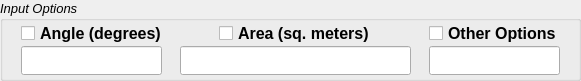
  <widget class="QGroupBox" name="groupBoxOutput">
   <property name="geometry">
    <rect>
     <x>15</x>
     <y>100</y>
     <width>581</width>
     <height>81</height>
    </rect>
   </property>
   <property name="font">
    <font>
     <family>Arial</family>
     <pointsize>10</pointsize>
     <italic>true</italic>
    </font>
   </property>
   <property name="title">
    <string>Input Options</string>
   </property>
   <widget class="QLineEdit" name="lineEditAngle">
    <property name="geometry">
     <rect>
      <x>21</x>
      <y>46</y>
      <width>141</width>
      <height>29</height>
     </rect>
    </property>
    <property name="font">
     <font>
      <pointsize>11</pointsize>
      <weight>75</weight>
      <italic>false</italic>
      <bold>true</bold>
     </font>
    </property>
    <property name="alignment">
     <set>Qt::AlignRight|Qt::AlignTrailing|Qt::AlignVCenter</set>
    </property>
   </widget>
   <widget class="QCheckBox" name="checkBoxAngle">
    <property name="geometry">
     <rect>
      <x>21</x>
      <y>23</y>
      <width>141</width>
      <height>20</height>
     </rect>
    </property>
    <property name="font">
     <font>
      <family>Arial</family>
      <pointsize>12</pointsize>
      <weight>75</weight>
      <italic>false</italic>
      <bold>true</bold>
     </font>
    </property>
    <property name="toolTip">
     <string>Minimum Angle Quality Constrain</string>
    </property>
    <property name="text">
     <string>Angle (degrees)</string>
    </property>
   </widget>
   <widget class="QLineEdit" name="lineEditArea">
    <property name="geometry">
     <rect>
      <x>180</x>
      <y>46</y>
      <width>231</width>
      <height>29</height>
     </rect>
    </property>
    <property name="font">
     <font>
      <pointsize>11</pointsize>
      <weight>75</weight>
      <italic>false</italic>
      <bold>true</bold>
     </font>
    </property>
    <property name="alignment">
     <set>Qt::AlignRight|Qt::AlignTrailing|Qt::AlignVCenter</set>
    </property>
   </widget>
   <widget class="QCheckBox" name="checkBoxArea">
    <property name="geometry">
     <rect>
      <x>219</x>
      <y>23</y>
      <width>151</width>
      <height>20</height>
     </rect>
    </property>
    <property name="font">
     <font>
      <family>Arial</family>
      <pointsize>12</pointsize>
      <weight>75</weight>
      <italic>false</italic>
      <bold>true</bold>
     </font>
    </property>
    <property name="toolTip">
     <string>Maximum Area Quality Constrain</string>
    </property>
    <property name="text">
     <string>Area (sq. meters)</string>
    </property>
   </widget>
   <widget class="QCheckBox" name="checkBoxOthers">
    <property name="geometry">
     <rect>
      <x>429</x>
      <y>23</y>
      <width>131</width>
      <height>20</height>
     </rect>
    </property>
    <property name="font">
     <font>
      <family>Arial</family>
      <pointsize>12</pointsize>
      <weight>75</weight>
      <italic>false</italic>
      <bold>true</bold>
     </font>
    </property>
    <property name="toolTip">
     <string>e  output a list of edges of the triangulation
v  output the Voronoi diagram associated with the triangulation
D Delaunay not constrained Delaunay
O ignore the holes in the poly file
Y prohibit the insertion of Steiner points on mesh boundary
YY prohibits the insertion of Steiner point on any segment
i  use the incremental algorith rather than divide and conquer</string>
    </property>
    <property name="text">
     <string>Other Options</string>
    </property>
   </widget>
   <widget class="QLineEdit" name="lineEditOthers">
    <property name="geometry">
     <rect>
      <x>429</x>
      <y>46</y>
      <width>131</width>
      <height>29</height>
     </rect>
    </property>
    <property name="font">
     <font>
      <pointsize>11</pointsize>
      <weight>75</weight>
      <italic>false</italic>
      <bold>true</bold>
     </font>
    </property>
    <property name="alignment">
     <set>Qt::AlignRight|Qt::AlignTrailing|Qt::AlignVCenter</set>
    </property>
   </widget>
  </widget>
